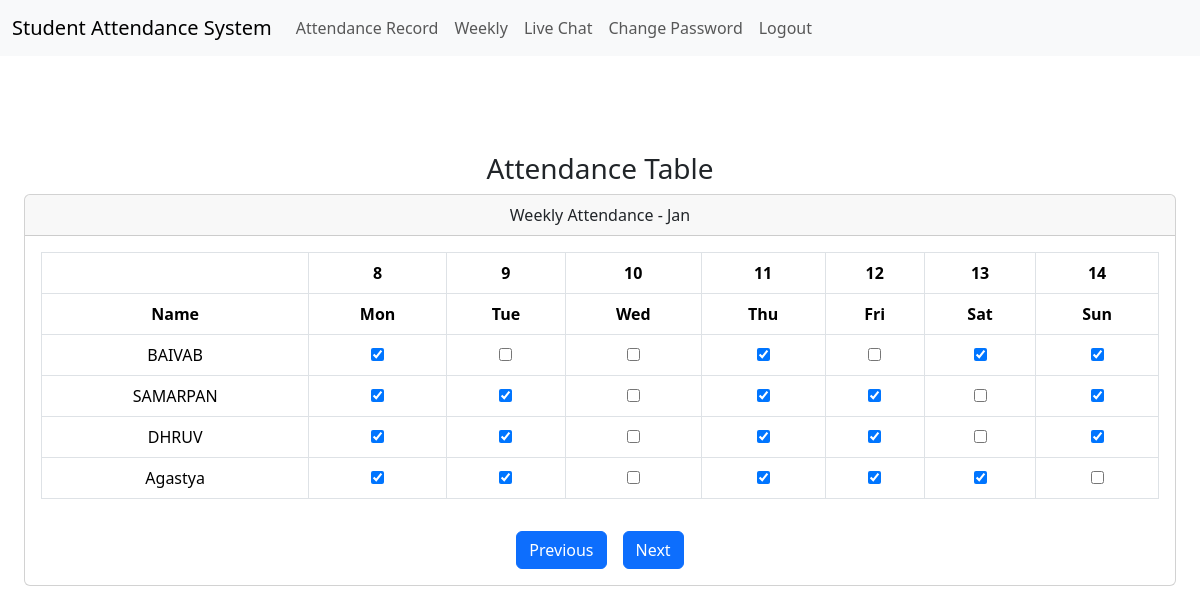
Page /week (signed in) on the earlier database version.
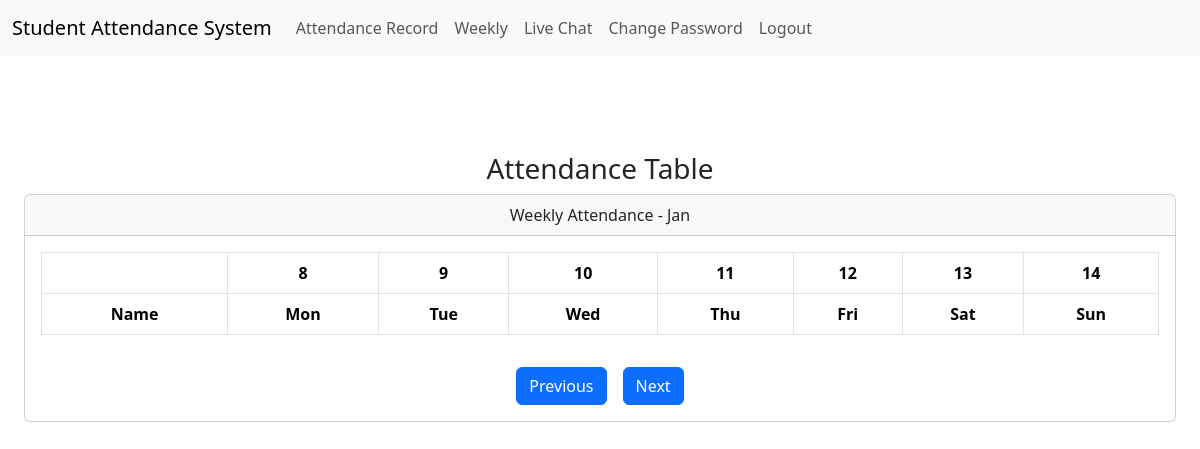
Same page on the later database version.
### tables this page shows
CREATE TABLE people(
id INTEGER PRIMARY KEY AUTOINCREMENT,
name TEXT,
age INTEGER);

### app.py (the view)
@app.route("/week", methods=["GET", "POST"])
@login_required
def week():
    names = datadb.execute("SELECT name FROM people")
    global_ending_date = global_starting_date + 7
    global_dates = [str(i) for i in range(global_starting_date, global_ending_date)]
    month = current_month
    attendance_data = {}
    for name in names:
        attendance_data[name['name']] = []
        for date in global_dates:
            present = datadb.execute("""
                SELECT present FROM attendance
                WHERE people_id = (SELECT id FROM people WHERE name = ?)
                AND month = ?
                AND day = ?
            """, name['name'], current_month, date)
            attendance_data[name['name']].append(bool(present) and present[0]['present'] == 'False')
    if request.method == "GET":
        return render_template(
            "week.html",
            names=names,
            dates=global_dates,
            month=month,
            length=global_ending_date - global_starting_date,
            attendance_data=attendance_data
        )

### app.py (called while the page is built)
@app.after_request
def after_request(response):
    response.headers["Cache-Control"] = "no-cache, no-store, must-revalidate"
    response.headers["Expires"] = 0
    response.headers["Pragma"] = "no-cache"
    return response

### helpers.py (called while the page is built)
def login_required(f):
    @wraps(f)
    def decorated_function(*args, **kwargs):
        if session.get("user_id") is None:
            return redirect("/login")
        return f(*args, **kwargs)
    return decorated_function

### templates/week.html (shortened to what this page needs)
{% extends "layout.html" %} {% block title %} Attendance Record {% endblock %}
{% block main %}
<div class="container-fluid mt-5">
  <div class="row">
    <div class="col-lg-12">
      <h3>Attendance Table</h3>
      <div class="card">
        <div class="card-header text-center">
          Weekly Attendance - {{ month }}
        </div>
        <div class="card-body">
          <div class="row">
            <div class="col-md-12">
              <div class="table-responsive">
                <table class="table table-bordered">
                  <thead>
                    <tr>
                      <th></th>
                      {% for date in dates %}
                      <th class="text-center">{{ date }}</th>
                      {% endfor %}
                    </tr>
                    <tr>
                      <th>Name</th>
                      <th class="text-center">Mon</th>
                      <th class="text-center">Tue</th>
                      <th class="text-center">Wed</th>
                      <th class="text-center">Thu</th>
                      <th class="text-center">Fri</th>
                      <th class="text-center">Sat</th>
                      <th class="text-center">Sun</th>
                    </tr>
                  </thead>
                  <tbody>
                    {% for name in names %}
                    <tr>
                      <td>{{ name.name }}</td>
                      {% for day in ['Monday', 'Tuesday', 'Wednesday',
                      'Thursday', 'Friday', 'Saturday', 'Sunday'] %}
                      <td>
                        {% if attendance_data[name.name][loop.index0] %}
                        <input
                          type="checkbox"
                          name="{{ name.name }}_{{ day }}"
                          onclick="toggleDate(this, '{{ day }}', '{{ name.name }}', '{{ dates[loop.index0] }}', '{{ month }}')"
                        />
                        {% else %}
                        <input
                          type="checkbox"
                          checked="checked"
                          name="{{ name.name }}_{{ day }}"
                          onclick="toggleDate(this, '{{ day }}', '{{ name.name }}', '{{ dates[loop.index0] }}', '{{ month }}')"
                        />
                        {% endif %}
                      </td>
                      {% endfor %}
                    </tr>
                    {% endfor %}
                  </tbody>
                </table>
              </div>
            </div>
          </div>
          <div class="row mt-3">
            <div class="col-md-12 d-flex justify-content-center text-center">
              <button
                class="btn btn-primary mx-2"
                type="button"
                onclick="handlePrevious()"
              >
                Previous
              </button>
              <button
                class="btn btn-primary mx-2"
                type="button"
                onclick="handleNext()"
              >
                Next
              </button>
            </div>
          </div>
        </div>
      </div>
    </div>
  </div>
</div>
{% endblock %}

### templates/layout.html (shortened to what this page needs)
<!DOCTYPE html>
<html lang="en">
<head>
    <link rel="stylesheet" href="https://cdn.jsdelivr.net/npm/@docsearch/css@3" />
    <link href="/static/bootstrap.min.css" rel="stylesheet" />
    <link href="/static/styles.css" rel="stylesheet" />
</head>
<body>
    <nav class="navbar navbar-expand-lg bg-body-tertiary">
        <div class="container-fluid">
            <a class="navbar-brand" href="/">Student Attendance System</a>
            <div class="collapse navbar-collapse" id="navbarNavAltMarkup">
                {% if session["user_id"] %}
                    <div class="navbar-nav">
                        <a class="nav-link" href="/members">Attendance Record</a>
                        <a class="nav-link" href="/week">Weekly</a>
                        <a class="nav-link" href="/live_chat">Live Chat</a>
                        <a class="nav-link" href="/change_password">Change Password</a>
                        <a class="nav-link" href="/logout">Logout</a>
                    </div>
                {% endif %}
            </div>
        </div>
    </nav>
    <main class="container-fluid py-5 text-center">
        {% block main %}{% endblock %}
    </main>
</body>
</html>

### static/styles.css (style rules this page uses)
html, body { height: 100%; }

Differences in the rows shown:
removed people: name "BAIVAB"
removed people: name "SAMARPAN"
removed people: name "DHRUV"
removed people: name "Agastya"
